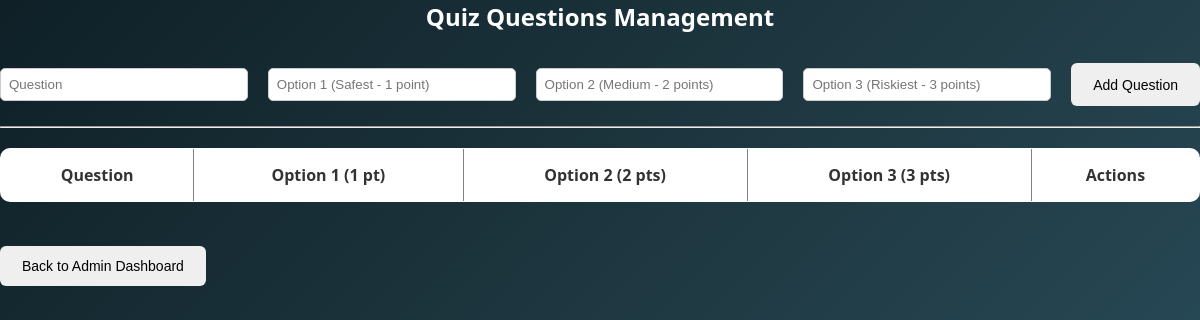
Before: /tracker/manage-quiz/ (signed in) with the older database file.
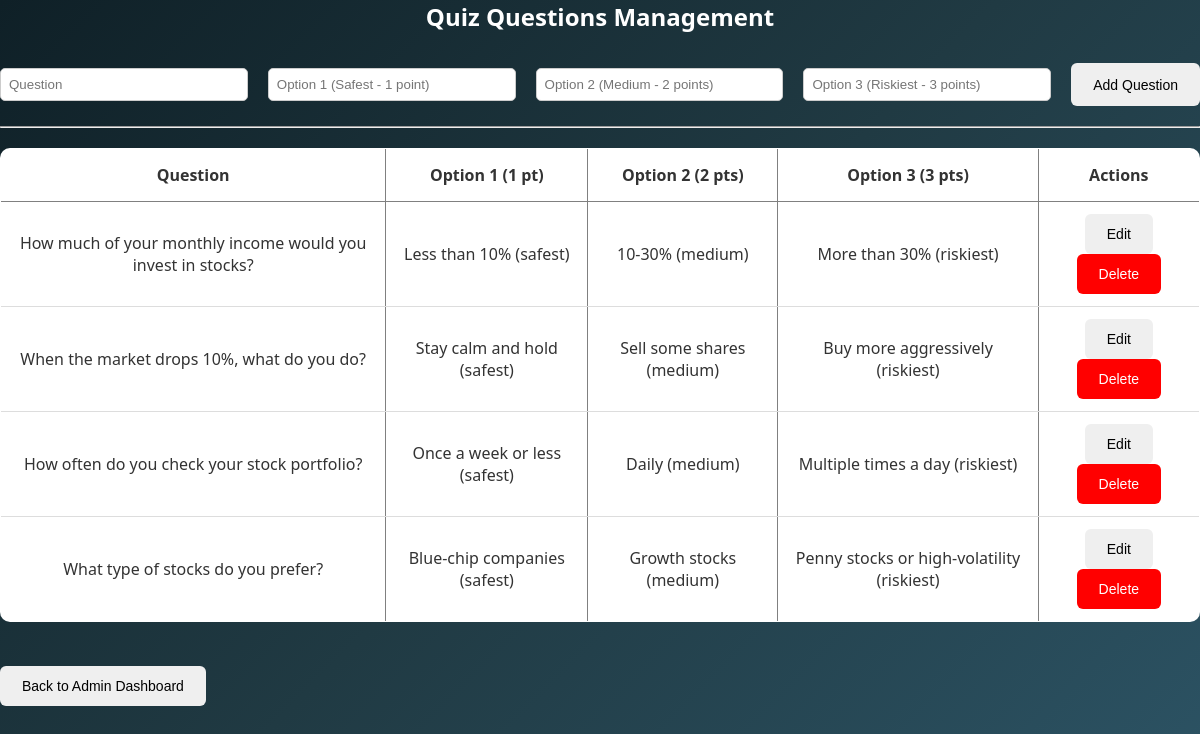
After: the same page with the newer database file.
### tracker/models.py (models this page shows, shortened)
class QuizQuestion(models.Model):
    question = models.TextField()
    option1 = models.CharField(max_length=200)  # 1 point (safest)
    option2 = models.CharField(max_length=200)  # 2 points (medium)
    option3 = models.CharField(max_length=200)  # 3 points (riskiest)

### tracker/views/admin_views.py (the view, shortened to what this page needs)
# urls.py: path('manage-quiz/', views.manage_quiz, name='manage_quiz'),
@login_required
def manage_quiz(request):
    if not request.user.is_superuser:
        return redirect('dashboard')
    questions = QuizQuestion.objects.all()
    return render(request, 'manage_quiz.html', {'questions': questions})

### templates/manage_quiz.html (shortened to what this page needs)
{% load static %}
<link rel="stylesheet" href="{% static 'css/admin.css' %}">
<h2>Quiz Questions Management</h2>
<form method="POST">
    <input type="text" name="question" placeholder="Question" required style="width: 100%; padding: 8px; margin: 5px 0;"><br>
    <input type="text" name="option1" placeholder="Option 1 (Safest - 1 point)" required style="width: 100%; padding: 8px; margin: 5px 0;"><br>
    <input type="text" name="option2" placeholder="Option 2 (Medium - 2 points)" required style="width: 100%; padding: 8px; margin: 5px 0;"><br>
    <input type="text" name="option3" placeholder="Option 3 (Riskiest - 3 points)" required style="width: 100%; padding: 8px; margin: 5px 0;"><br>
    <button type="submit">Add Question</button>
</form>
<hr>
<table border="1">
<tr>
<th>Question</th>
<th>Option 1 (1 pt)</th>
<th>Option 2 (2 pts)</th>
<th>Option 3 (3 pts)</th>
<th>Actions</th>
</tr>
{% for q in questions %}
<tr>
<td>{{ q.question }}</td>
<td>{{ q.option1 }}</td>
<td>{{ q.option2 }}</td>
<td>{{ q.option3 }}</td>
<td>
<a href="{% url 'update_quiz_question' q.id %}">
<button>Edit</button>
</a>
<a href="{% url 'delete_quiz_question' q.id %}">
<button style="background:red;color:white;">Delete</button>
</a>
</td>
</tr>
{% endfor %}
</table>
<a href="{% url 'admin_dashboard' %}">
    <button>Back to Admin Dashboard</button>
</a>

Changed rows visible on the page:
added QuizQuestion: question "How much of your monthly income would you invest in stocks?", option1 "Less than 10% (safest)", option2 "10-30% (medium)", option3 "More than 30% (riskiest)"
added QuizQuestion: question "When the market drops 10%, what do you do?", option1 "Stay calm and hold (safest)", option2 "Sell some shares (medium)", option3 "Buy more aggressively (riskiest)"
added QuizQuestion: question "How often do you check your stock portfolio?", option1 "Once a week or less (safest)", option2 "Daily (medium)", option3 "Multiple times a day (riskiest)"
added QuizQuestion: question "What type of stocks do you prefer?", option1 "Blue-chip companies (safest)", option2 "Growth stocks (medium)", option3 "Penny stocks or high-volatility (riskiest)"
